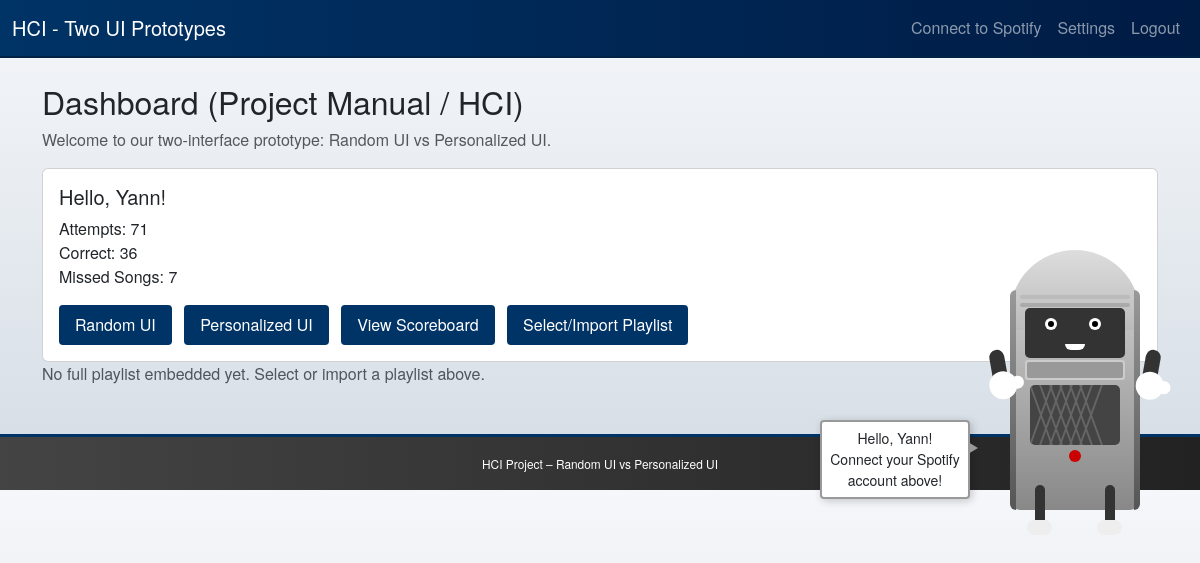
Page /dashboard (signed in) on the earlier database version.
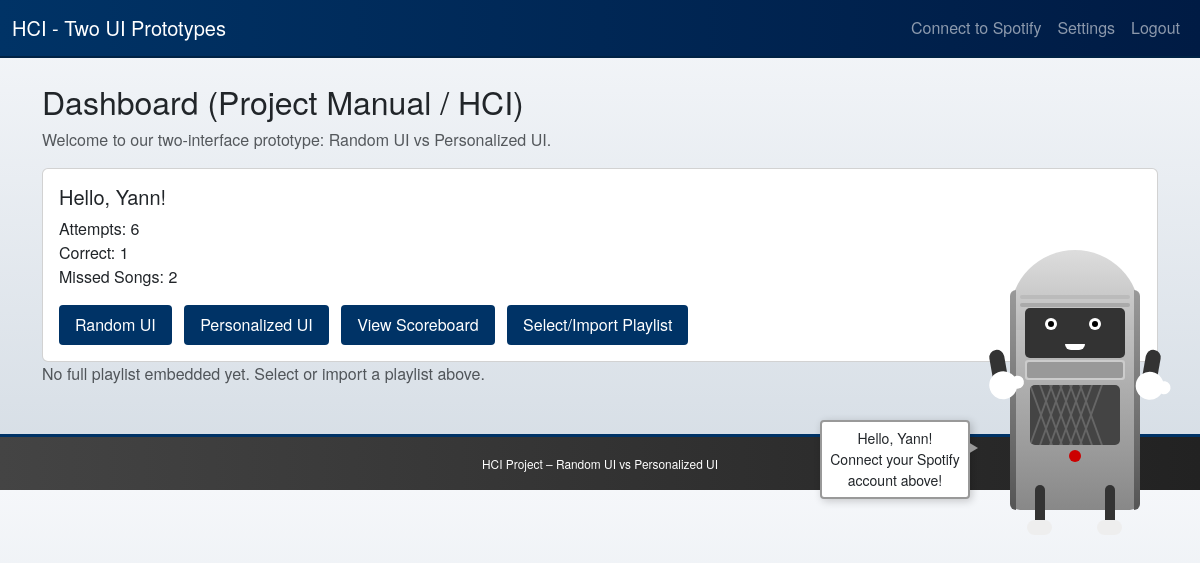
Same page on the later database version.
### models.py (models this page shows, shortened)
class User(db.Model):
    id = db.Column(db.Integer, primary_key=True)
    username = db.Column(db.String(80), unique=True, nullable=False)
    password = db.Column(db.String(80), nullable=False)
    total_correct = db.Column(db.Integer, default=0)
    total_attempts = db.Column(db.Integer, default=0)
    missed_songs = db.Column(db.String(1000), default="[]")
    def get_missed_songs(self):
        try:
            return json.loads(self.missed_songs)
        except:
            return []

### routes/quiz.py (the view, shortened to what this page needs)
@quiz_bp.route('/dashboard')
@require_login
def dashboard():
    user = current_user()
    missed_count = 0
    if user:
        missed_count = len(user.get_missed_songs())
    if not session.get("spotify_token"):
        session["buddy_message"] = f"Hello, {user.username if user else 'Friend'}! Connect your Spotify account above!"
    else:
        lines = get_buddy_personality_lines()
        session["buddy_message"] = lines['start'][0]
    return render_template(
        'dashboard.html',
        user=user,
        missed_count=missed_count,
        all_songs=ALL_TRACKS
    )

### app.py (called while the page is built)
def create_app():
    load_dotenv()
    app = Flask(__name__)
    app.secret_key = "ANY_RANDOM_SECRET_FOR_DEVELOPMENT"  # For dev only
    app.config["SQLALCHEMY_DATABASE_URI"] = "sqlite:///guessing_game.db"
    app.config["SQLALCHEMY_TRACK_MODIFICATIONS"] = False
    db.init_app(app)
    @app.context_processor
    def inject_now():
        return {"now": datetime.datetime.now}
    @app.context_processor
    def inject_buddy_message():
        return {"buddy_message": session.get("buddy_message", "")}
    from routes.auth import auth_bp
    from routes.quiz import quiz_bp
    app.register_blueprint(auth_bp)
    app.register_blueprint(quiz_bp)
    with app.app_context():
        db.create_all()
    return app

### routes/quiz.py (called while the page is built)
def current_user():
    uid = session.get("user_id")
    if not uid:
        return None
    return User.query.get(uid)

def require_login(f):
    from functools import wraps
    @wraps(f)
    def wrapper(*args, **kwargs):
        if not current_user():
            flash("Please log in first!", "warning")
            return redirect(url_for('auth_bp.login'))
        return f(*args, **kwargs)
    return wrapper

### templates/dashboard.html
{% extends "layout.html" %}
{% block content %}
<h2>Dashboard (Project Manual / HCI)</h2>
<p class="text-muted">Welcome to our two-interface prototype: Random UI vs Personalized UI.</p>
<div class="card mt-3">
  <div class="card-body">
    <h5 class="card-title">Hello, {{ user.username }}!</h5>
    <p class="card-text">
      Attempts: {{ user.total_attempts }}<br/>
      Correct: {{ user.total_correct }}<br/>
      Missed Songs: {{ missed_count }}
    </p>
    <button
      class="btn quiz-btn me-2"
      onclick="window.location='{{ url_for('quiz_bp.random_version') }}'">
      Random UI
    </button>
    <button
      class="btn quiz-btn me-2"
      onclick="window.location='{{ url_for('quiz_bp.personalized_version') }}'">
      Personalized UI
    </button>
    <button
      class="btn quiz-btn me-2"
      onclick="window.location='{{ url_for('quiz_bp.scoreboard') }}'">
      View Scoreboard
    </button>
    <button
      class="btn quiz-btn"
      onclick="window.location='{{ url_for('quiz_bp.select_playlist') }}'">
      Select/Import Playlist
    </button>
  </div>
</div>
{% if session.playlist_id %}
<hr/>
<h4>Listen to the Full Playlist (Spotify Embed)</h4>
<iframe
  style="border-radius:12px"
  src="https://open.spotify.com/embed/playlist/{{ session.playlist_id }}"
  width="100%"
  height="380"
  frameborder="0"
  allow="autoplay; clipboard-write; encrypted-media; fullscreen; picture-in-picture"
  loading="lazy">
</iframe>
{% else %}
<p class="text-muted">
  No full playlist embedded yet. Select or import a playlist above.
</p>
{% endif %}
{% endblock %}

### templates/layout.html (shortened to what this page needs)
<!DOCTYPE html>
<html>
<head>
  <link
    rel="stylesheet"
    href="https://cdn.jsdelivr.net/npm/bootstrap@5.3.0/dist/css/bootstrap.min.css"
  />
  <link rel="stylesheet" href="{{ url_for('static', filename='css/style.css') }}">
</head>
<body class="{% if session.color_theme == 'light' %}light-theme{% endif %}">
  <nav class="navbar navbar-expand-lg {% if session.color_theme == 'light' %}navbar-light bg-light{% else %}navbar-dark bg-dark{% endif %}">
    <div class="container-fluid">
      <a class="navbar-brand" href="{{ url_for('quiz_bp.dashboard') }}">
        HCI - Two UI Prototypes
      </a>
      <div class="collapse navbar-collapse" id="navbarToggler">
        <ul class="navbar-nav ms-auto">
          {% if session.spotify_token %}
            <li class="nav-item">
              <span class="nav-link">Spotify: Connected</span>
            </li>
          {% else %}
            <li class="nav-item">
              <a class="nav-link" href="{{ url_for('auth_bp.spotify_login') }}">Connect to Spotify</a>
            </li>
          {% endif %}
          {% if session.user_id %}
          <li class="nav-item">
            <a class="nav-link" href="{{ url_for('quiz_bp.settings') }}">Settings</a>
          </li>
          <li class="nav-item">
            <a class="nav-link" href="{{ url_for('auth_bp.logout') }}">Logout</a>
          </li>
          {% endif %}
        </ul>
      </div>
    </div>
  </nav>
  <div class="container mt-4">
    {% block content %}{% endblock %}
  </div>
  <footer class="bg-secondary text-white mt-5 py-3">
    <div class="container text-center">
      <small>HCI Project – Random UI vs Personalized UI</small>
    </div>
  </footer>
  <div class="jukebox" id="jukebox"
       style="position: fixed; top: 50%; right: 60px; transform: translateY(-50%); z-index:9999;">
    <div class="silver-band left"></div>
    <div class="silver-band right"></div>
    <div class="decorative-line"></div>
    <div class="face">
      <div class="eye left"><div class="pupil"></div></div>
      <div class="eye right"><div class="pupil"></div></div>
      <div class="mouth" id="mouth"></div>
    </div>
    <div class="grille"></div>
    <div class="speaker"></div>
    <div class="button"></div>
    <div class="arm arm-left"><div class="hand"></div></div>
    <div class="arm arm-right"><div class="hand"></div></div>
    <div class="leg leg-left"><div class="shoe"></div></div>
    <div class="leg leg-right"><div class="shoe"></div></div>
  </div>
</body>
</html>

### static/css/style.css (style rules this page uses)
body { background: linear-gradient(180deg, #f5f7fa 0%, #d4dce4 100%); margin: 0; padding: 0; font-family: "Helvetica Neue", Arial, sans-serif; }
.navbar-dark.bg-dark { background: linear-gradient(90deg, #003366 0%, #001B44 100%); border-bottom: 2px solid #002244; }
.quiz-btn { background-color: #003366; color: #fff; border: none; transition: transform 0.2s ease, background-color 0.2s ease; padding: 0.5rem 1rem; margin-right: 0.5rem; border-radius: 4px; }
footer.bg-secondary { background: linear-gradient(90deg, #444 0%, #222 100%); border-top: 3px solid #003366; }
footer .container { font-size: 0.85rem; }

### templates/layout.html (style rules this page uses)
.jukebox { position: relative; width: 130px; height: 220px; background: linear-gradient(to bottom, #cccccc 0%, #888888 100%); border-radius: 10px; animation: dance 3s infinite ease-in-out; transform-origin: center bottom; cursor: pointer; }
.jukebox::before { content: ''; position: absolute; top: -40px; left: 0; width: 130px; height: 80px; background: linear-gradient(to bottom, #dddddd 0%, #bbbbbb 100%); border-radius: 65px 65px 0 0; }
.silver-band { position: absolute; top: 0; width: 6px; height: 100%; background: linear-gradient(to bottom, #999 0%, #555 100%); }
.silver-band.left { left: 0; border-top-left-radius: 10px; border-bottom-left-radius: 10px; }
.silver-band.right { right: 0; border-top-right-radius: 10px; border-bottom-right-radius: 10px; }
.decorative-line { position: absolute; top: 5px; left: 10px; width: 110px; height: 4px; background: #bbb; border-radius: 2px; }
.decorative-line::after { content: ''; position: absolute; top: 8px; left: 0; width: 110px; height: 4px; background: #aaa; border-radius: 2px; }
.face { position: absolute; top: 18px; left: 15px; width: 100px; height: 50px; background: #333; border-radius: 5px; overflow: hidden; z-index: 2; }
.eye { position: absolute; top: 10px; width: 12px; height: 12px; background: #fff; border-radius: 50%; overflow: hidden; }
.eye.left { left: 20px; }
.eye.right { left: 64px; }
.pupil { position: absolute; top: 3px; left: 3px; width: 6px; height: 6px; background: #000; border-radius: 50%; }
.mouth { position: absolute; bottom: 8px; left: 40px; width: 20px; height: 6px; background: #fff; border-radius: 0 0 20px 20px; transform-origin: bottom center; }
.grille { position: absolute; top: 70px; left: 15px; width: 100px; height: 20px; background: #ccc; border-radius: 3px; }
.grille::before { content: ''; position: absolute; top: 2px; left: 2px; width: 96px; height: 16px; background: #999; border-radius: 2px; }
.speaker { position: absolute; top: 95px; left: 20px; width: 90px; height: 60px; background: #444; border-radius: 5px; overflow: hidden; }
.speaker::before { content: ''; position: absolute; width: 2px; height: 100%; background: #666; left: 10px; transform: skew(20deg); box-shadow: 10px 0 0 #666, 20px 0 0 #666, 30px 0 0 #666, 40px 0 0 #666, 50px 0 0 #666; }
.speaker::after { content: ''; position: absolute; width: 2px; height: 100%; background: #666; left: 10px; transform: skew(-20deg); box-shadow: 10px 0 0 #666, 20px 0 0 #666, 30px 0 0 #666, 40px 0 0 #666, 50px 0 0 #666; }
.button { position: absolute; top: 160px; left: 50%; transform: translateX(-50%); width: 12px; height: 12px; background: #c00; border-radius: 50%; }
.arm { position: absolute; width: 15px; height: 45px; background: #333; border-radius: 30px; transform-origin: top center; animation: armSway 4s infinite ease-in-out; }
.arm-left { top: 60px; left: -22px; transform: rotate(-10deg); }
.arm-right { top: 60px; right: -22px; transform: rotate(10deg); }
.hand { position: absolute; bottom: -5px; left: -5px; width: 28px; height: 28px; background: #fff; border-radius: 50%; }
.hand::before { content: ''; position: absolute; width: 13px; height: 13px; background: #fff; border-radius: 50%; top: 7px; right: -7px; }
.leg { position: absolute; width: 10px; height: 50px; background: #333; border-radius: 5px; bottom: -25px; transform-origin: top center; }
.leg-left { left: 25px; animation: legLeftWiggle 4s infinite ease-in-out; }
.leg-right { right: 25px; animation: legRightWiggle 4s infinite ease-in-out; }
.shoe { position: absolute; bottom: 0; left: -8px; width: 25px; height: 15px; background: #eee; border-radius: 10px; }

Differences in the rows shown:
changed User "Yann": total_attempts "71" → "6"; total_correct "36" → "1"
Other differences:
{{ missed_count }}: "7" → "2"
